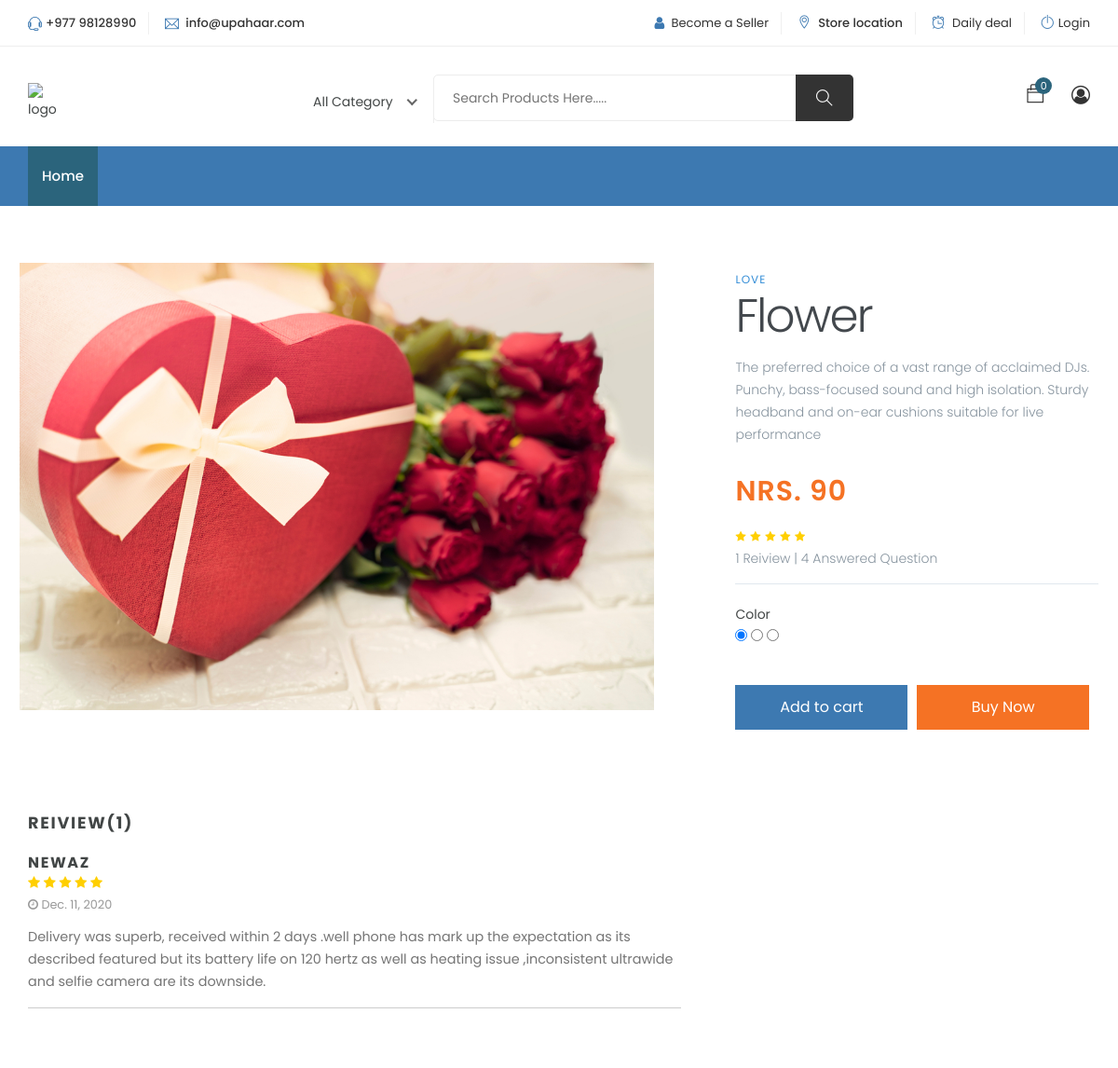
/product-details/flower (upper part), run on an earlier commit of the app's database.
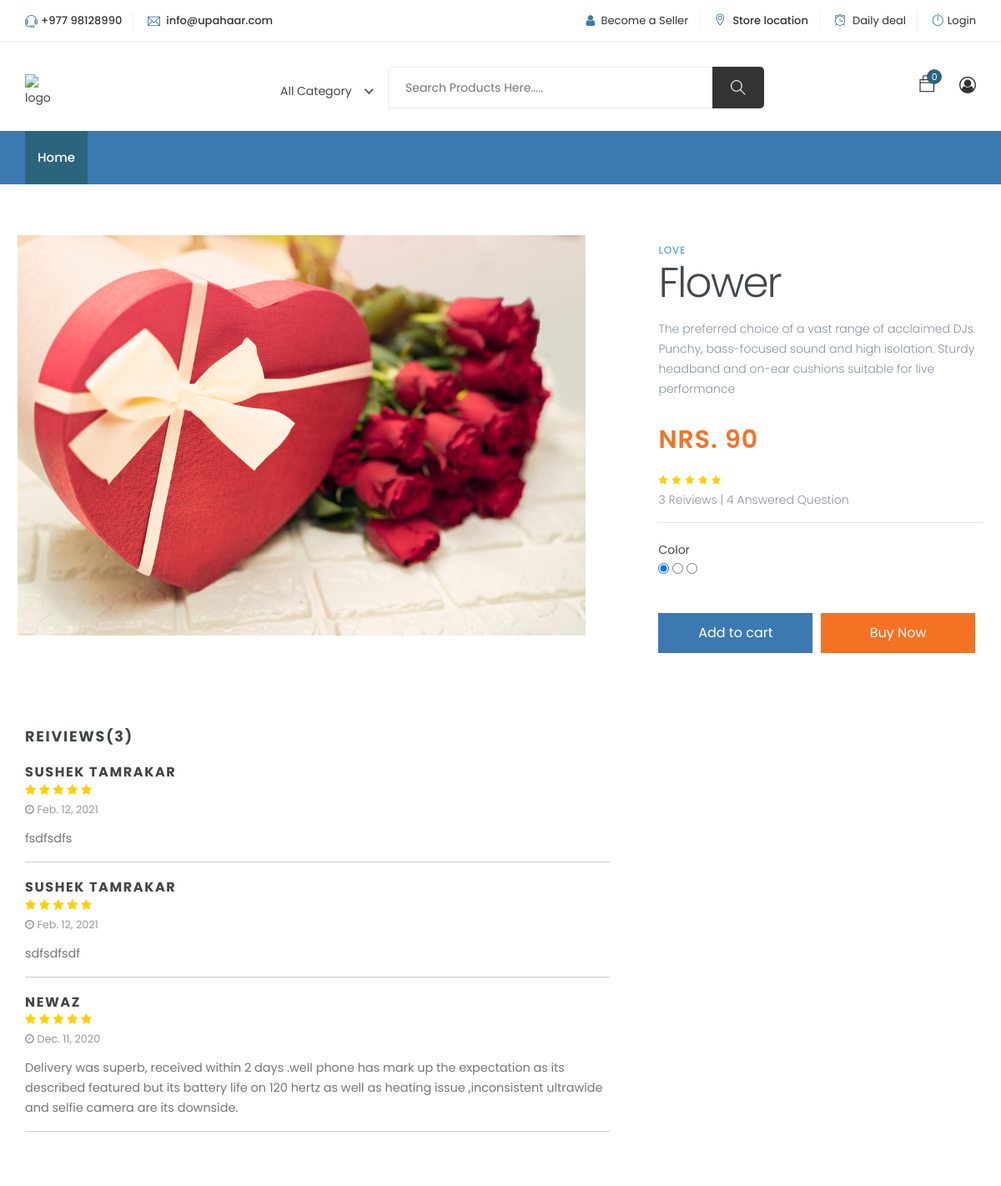
And on a later commit of the database.
### Products/models.py (models this page shows, shortened)
class Product(models.Model):
    seller_account = models.ForeignKey(SellerAccount, on_delete=models.CASCADE, null=True, related_name='seller_account')
    product_name = models.CharField(max_length=50)
    product_details = models.TextField()
    product_price = models.PositiveIntegerField()
    product_image = models.ImageField(null=True, upload_to ='product_details_img/')
    category = models.ForeignKey('Category', on_delete=models.CASCADE, null=True)
    subcategory = models.ForeignKey('SubCategory',on_delete=models.CASCADE, null=True)
    slug = AutoSlugField(populate_from='product_name',unique=True,null=True,blank=True)
    digital = models.BooleanField(default=False, null=True, blank=True)
    liked = models.ManyToManyField(Account, default=None, blank=True, related_name='liked')
    visit = models.PositiveIntegerField(default=0)
    date = models.DateTimeField(auto_now_add=True, null=True, blank=True)
    register = template.Library()

class Category(models.Model):
    product_category = models.CharField(max_length=50)
    def __str__(self):
        return self.product_category

### Reviews/models.py (models this page shows, shortened)
class Review(models.Model):
    user                = models.ForeignKey(Account,on_delete=models.CASCADE,null=True,blank=True)
    profile             = models.ForeignKey(Profile,on_delete=models.CASCADE,null=True,blank=True)
    product             = models.ForeignKey(Product,on_delete=models.CASCADE,null=True,blank=True)
    message             = models.TextField()
    reply               = models.ForeignKey('Review', null=True, related_name='replies',on_delete=models.CASCADE,blank=True)
    is_approved         = models.BooleanField(default=False)
    comment_time        = models.DateTimeField(auto_now_add=True)
    def get_date(self):
    	return self.comment_time.date()

### Account/models.py (models this page shows, shortened)
class Account(AbstractBaseUser):
    email = models.EmailField(
        verbose_name='email address',
        max_length=255,
        unique=True,
    )
    username = models.CharField(max_length=50, null=True, blank=True)
    account_name = models.CharField(max_length=50, null=True, blank=True)
    is_active = models.BooleanField(default=True)
    is_admin = models.BooleanField(default=False)
    token = models.CharField(max_length=20, blank=True, null=True)
    is_verified = models.BooleanField(default=False)
    send_first_email = models.BooleanField(default=False)
    profile_create = models.BooleanField(default=False)
    is_seller = models.BooleanField(default=False)
    objects = AccountManager()
    USERNAME_FIELD = 'email'
    REQUIRED_FIELDS = ['account_name']

### Products/views.py (the view, shortened to what this page needs)
# urls.py: path('product-details/<slug:slug>', views.productDetails, name='productdetails'),
def productDetails(request,slug):
	if request.method == 'GET':
		product_visit = Product.objects.get(slug=slug)
		review = Review.objects.filter(product=product_visit, reply=None).order_by('-comment_time')
		product_visit.visit = product_visit.visit + 1
		product_visit.save()
		if request.user.is_authenticated:
			details = Product.objects.get(slug=slug)
			customer = request.user.profile
			order, created = Order.objects.get_or_create(customer=customer,complete=False)
			items = order.orderitem_set.all()
			cartItems = order.get_cart_items
		else:
			customer = 'Anonymous User'
			details = Product.objects.get(slug=slug)
			items = []
			order = {'get_cart_grandtotal':0,'get_cart_total':0,'get_cart_items':0,'shipping':False}
			cartItems = order['get_cart_items']
		context={'details' : details,'items' : items, 'order':order,'cartItems':cartItems, 'review':review,'customer':customer}
		return render(request,'product_details/product_details.html',context)

### templates/product_details/product_details.html (shortened to what this page needs)
{% extends 'master/base.html' %}
{% load static %}
{% load humanize %}
{% block body %}
<main class="containers" style="background-color: white;border: 1px solid white;">
  <div class="left-columns" style="margin: 55px 45px auto auto;">
    <img data-image="red" class="active" src="{{details.product_image.url}}" alt="">
  </div>
  <div class="right-columns">
    <div class="product-descriptions">
      <span>{{details.category}}</span>
      <h1>{{details.product_name}}</h1>
      <p>{{details.product_details}}</p>
      <h1><span style="font-size: 30px;color: #F57224; font-weight: 600;">Nrs. {{details.product_price}}</span></h1>
      <span class="fa fa-star checked" style="color:#FFCF00;"></span>
      <span class="fa fa-star checked" style="color:#FFCF00;"></span>
      <span class="fa fa-star checked" style="color:#FFCF00;"></span>
      <span class="fa fa-star" style="color:#FFCF00;"></span>
      <span class="fa fa-star" style="color:#FFCF00;"></span>
      <p>{{ review.count }} Reiview{{ review|pluralize }} | 4 Answered Question</p>
    </div>
    <div class="product-configurations">
      <div class="product-colors">
        <span>Color</span>
        <div class="color-chooses">
          <div>
            <input data-image="red" type="radio" id="red" name="color" value="red" checked>
          </div>
          <div>
            <input data-image="blue" type="radio" id="blue" name="color" value="blue">
          </div>
          <div>
            <input data-image="black" type="radio" id="black" name="color" value="black">
          </div>
        </div>
      </div>
    <div class="product-prices">
      <a href="{% url 'Products:add_to_cart' details.slug %}"  class="cart-btn" style="float: left;">Add to cart</a>
      <a href="{% url 'Products:buynow' details.slug %}"  class="cart-btn" style="float: right; background-color: #f57224;">Buy Now</a>
    </div>
  </div>
</main>
<div class="container" style="">
  <div id="content">
          <div class="row bar">
            <div id="blog-post" class="col-md-9">
              <div id="comments">
                <h4 class="text-uppercase">Reiview{{ review|pluralize }}({{ review.count }})</h4>
                <div class="row comment last">
                  <div class="col-sm-12 col-md-10">
                    {% for r in review %}
                    <h5 class="text-uppercase">{{r.user.account_name}}</h5>
                    <span class="fa fa-star checked" style="color:#FFCF00;"></span>
                    <span class="fa fa-star checked" style="color:#FFCF00;"></span>
                    <span class="fa fa-star checked" style="color:#FFCF00;"></span>
                    <span class="fa fa-star" style="color:#FFCF00;"></span>
                    <span class="fa fa-star" style="color:#FFCF00;"></span>
                    <p class="posted"><i class="fa fa-clock-o"></i> {{r.get_date}}</p>
                    <p>{{r.message}}</p>
                    <hr>
                    {% endfor %}
                  </div>
                </div>
              </div>
            </div>
          </div>
      </div>
    </div>
{% endblock %}

### templates/master/base.html (shortened to what this page needs)
{% load static %}
<!DOCTYPE html>
<html lang="zxx">
<head>
	<link rel="stylesheet" href="{% static 'css/bootstrap.css' %}">
    <link rel="stylesheet" href="{% static 'css/magnific-popup.min.css' %}">
    <link rel="stylesheet" href="{% static 'css/font-awesome.css' %}">
	<link rel="stylesheet" href="{% static 'css/jquery.fancybox.min.css' %}">
    <link rel="stylesheet" href="{% static 'css/themify-icons.css' %}">
    <link rel="stylesheet" href="{% static 'css/niceselect.css' %}">
    <link rel="stylesheet" href="{% static 'css/animate.css' %}">
    <link rel="stylesheet" href="{% static 'css/flex-slider.min.css' %}">
    <link rel="stylesheet" href="{% static 'css/owl-carousel.css' %}">
    <link rel="stylesheet" href="{% static 'css/slicknav.min.css' %}">
    <link rel="stylesheet" href="{% static 'vendor/bootstrap/css/bootstrap.min.css' %}">
    <link rel="stylesheet" href="{% static 'vendor/font-awesome/css/font-awesome.min.css' %}">
    <link rel="stylesheet" href="{% static 'css/style.default.css' %}" id="theme-stylesheet">
	<link rel="stylesheet" href="{% static 'css/reset.css' %}">
	<link rel="stylesheet" href="{% static 'css/style.css' %}">
	<link rel="stylesheet" href="{% static 'css/style_2.css' %}">
    <link rel="stylesheet" href="{% static 'css/responsive.css' %}">
    <link rel="stylesheet" type="text/css" href="{% static 'css/product_details.css' %}">
    <link rel="stylesheet" type="text/css" href="{% static 'css/billing_form.css' %}">
    <link rel="stylesheet" type="text/css" href="{% static 'css/scroll_top_of_page.css' %}">
</head>
<body class="js">
		<header class="header shop">
			<div class="topbar">
				<div class="container">
					<div class="row">
						<div class="col-lg-4 col-md-12 col-12">
							<div class="top-left">
								<ul class="list-main">
									<li><i class="ti-headphone-alt"></i>+977 98128990</li>
								<li><i class="ti-email"></i> info@upahaar.com</li>
								</ul>
							</div>
						</div>
						<div class="col-lg-8 col-md-12 col-12">
							<div class="right-content">
								<ul class="list-main">
									<li><i class="fa fa-user"></i> <a href="{% url 'SellerAccount:sellerlogin' %}">Become a Seller</a></li>
									<li><i class="ti-location-pin"></i> Store location</li>
									<li><i class="ti-alarm-clock"></i> <a href="#">Daily deal</a></li>
									{% if user.is_authenticated %}
									<li><i class="ti-user"></i> <a href="{% url 'Profile:completeuserprofile' %}">My account</a></li>
									<li><i class="ti-power-off"></i><a href="{% url 'Account:logout' %}">Logout</a></li>
								{% else %}
									<li><i class="ti-power-off"></i><a href="{% url 'Account:login' %}">Login</a></li>
								{% endif %}
								</ul>
							</div>
						</div>
					</div>
				</div>
			</div>
			<div class="middle-inner">
				<div class="container">
					<div class="row">
						<div class="col-lg-2 col-md-2 col-12">
							<div class="logo">
								<a href="{% url 'Store:homepage' %}"><img src="{% static 'images/Contentder.png' %}" alt="logo" style="max-width: 70%;"></a>
							</div>
						</div>
						<div class="col-lg-8 col-md-7 col-12">
							<div class="search-bar-top">
								<div class="search-bar">
									<form action="{% url 'search:search_result' %}" method="GET">
										<input name="q" placeholder="Search Products Here....." type="search">
										<button class="btnn"><i class="ti-search"></i></button>
									</form>
								</div>
							</div>
						</div>
						<div class="col-lg-2 col-md-3 col-12">
						<div class="right-bar">
							<div class="sinlge-bar shopping">
								{% if user.is_authenticated %}
									<a href="{% url 'Store:cartpage' %}" class="single-icon"><i class="ti-bag"></i> <span class="total-count">{{cartItems}}</span></a>
								{% else %}
									<a href="{% url 'Account:login' %}" class="single-icon"><i class="ti-bag"></i> <span class="total-count">{{cartItems}}</span></a>
								{% endif %}
							</div>
							{% if user.is_authenticated %}
								{% if customer.profile_image %}
									<div class="sinlge-bar">
										<a href="{% url 'Profile:completeuserprofile' %}">
											<div class='img-round'>
		        								<img src={{customer.profile_image.url}}>
		      								</div>
		      							</a>
		      						</div>
		      					{% else %}
		      						<div class="sinlge-bar">
										<div class='img-round'>
		        							<img src="https://www.waterintegritynetwork.net/wp-content/uploads/2018/09/Portrait_Placeholder.png" style="height: 30px;width: 30px;">
		      							</div>
		      						</div>
		      					{% endif %}
      						{% else %}
      							<div class="sinlge-bar">
									<a href="#" class="single-icon"><i class="fa fa-user-circle-o" aria-hidden="true"></i></a>
								</div>
							{% endif %}
						</div>
						</div>
					</div>
				</div>
			</div>
			<div class="header-inner">
				<div class="container">
					<div class="cat-nav-head">
						<div class="row">
							<div class="col-12">
								<div class="menu-area">
									<nav class="navbar navbar-expand-lg" style="margin-bottom: 0px;">
										<div class="navbar-collapse">
											<div class="nav-inner">
												<ul class="nav main-menu menu navbar-nav">
													<li class="active"><a href="{% url 'Store:homepage' %}">Home</a></li>
												</ul>
											</div>
										</div>
									</nav>
								</div>
							</div>
						</div>
					</div>
				</div>
			</div>
		</header>
		{% block body %}
		{% endblock %}
</body>
</html>

### static/css/style.default.css (style rules this page uses)
a { -webkit-transition: all 0.3s !important; transition: all 0.3s !important; display: inline-block; }
button { cursor: pointer; }
.text-uppercase { text-transform: uppercase; letter-spacing: 0.1em; }
.bar { padding: 0px 0; margin-top: 0px; }
#blog-post .comment { margin-bottom: 25px; }
#blog-post .comment .posted { color: #999; font-size: 0.8rem; margin-bottom: 10px; }
#blog-post .comment.last { margin-bottom: 0; }
#blog-post .comment p { font-size: 0.9rem; }
#blog-post #comments, #blog-post #comment-form { padding: 20px 0; margin-top: 20px; }
#blog-post #comments h4, #blog-post #comment-form h4 { margin-bottom: 1.5rem; }
.navbar { padding: 0.5rem 1rem; }
a { color: #3D79B1; text-decoration: none; }
h1, h2, h3, h4, h5, h6, .h1, .h2, .h3, .h4, .h5, .h6 { margin-bottom: 1rem; font-family: inherit; font-weight: 700; line-height: 1.1; color: inherit; }
h1, .h1 { font-size: 2.2rem; }
h4, .h4 { font-size: 1.1rem; }
h5, .h5 { font-size: 1rem; }
hr { border-top: 1px solid rgba(0, 0, 0, 0.1); }

### static/css/product_details.css (style rules this page uses)
.containers { max-width: 1200px; margin: 0 auto; padding: 15px; display: flex; padding-bottom: 100px; }
.left-columns { width: 65%; position: relative; display: block; }
.right-columns { width: 35%; margin-top: 60px; }
.left-columns img { width: 100%; position: absolute; left: 0; top: 0; opacity: 0; transition: all 0.3s ease; }
.left-columns img.active { opacity: 1; height: 480px; width: auto; }
.product-descriptions { border-bottom: 1px solid #E1E8EE; margin-bottom: 20px; }
.product-descriptions span { font-size: 12px; color: #358ED7; letter-spacing: 1px; text-transform: uppercase; text-decoration: none; }
.product-descriptions h1 { font-weight: 300; font-size: 50px; color: #43484D; letter-spacing: -2px; padding-bottom: 15px; }
.product-descriptions p { font-size: 14px; font-weight: 300; color: #86939E; line-height: 24px; padding-bottom: 15px; }
.product-colors { margin-bottom: 30px; }
.color-chooses div { display: inline-block; }
.product-prices { display: flex; align-items: center; }
.cart-btn { text-align: center; display: inline-block; background-color: #3d79b1; font-size: 16px; color: white !important; text-decoration: none; padding: 12px 30px; transition: all .5s; margin-right: 10px; width: 100%; }

### static/css/billing_form.css (style rules this page uses)
.containers { background-color: #f2f2f2; padding: 5px 20px 15px 20px; border: 1px solid lightgrey; border-radius: 3px; padding-bottom: 50px; }

What changed in the data, as far as the page shows it:
added Review: user.account_name "SUSHEK TAMRAKAR", get_date "Feb. 12, 2021", message "fsdfsdfs"
added Review: user.account_name "SUSHEK TAMRAKAR", get_date "Feb. 12, 2021", message "sdfsdfsdf"
Also different on the page:
{{ review.count }}: "1" → "3"
